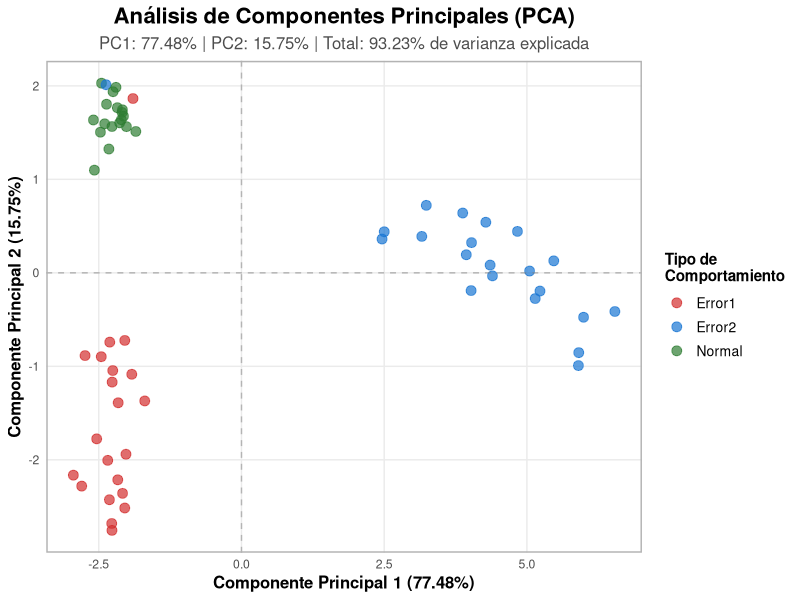
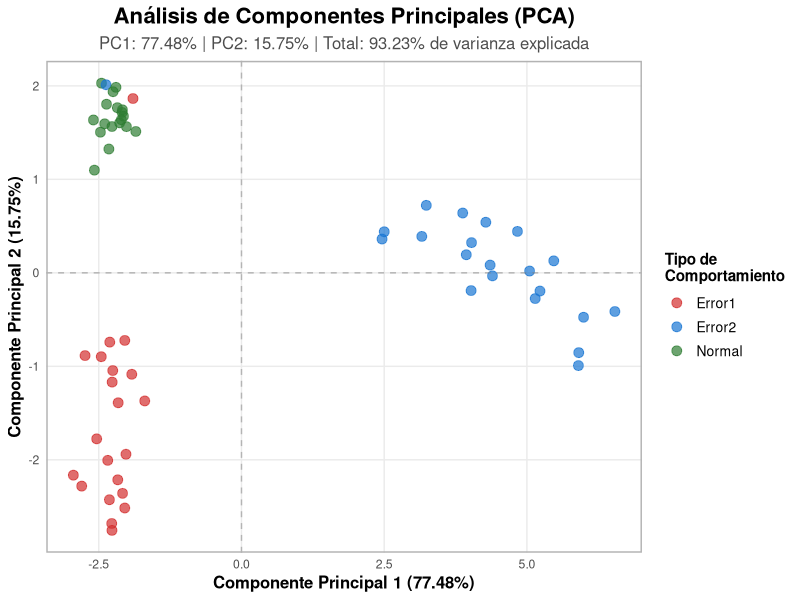
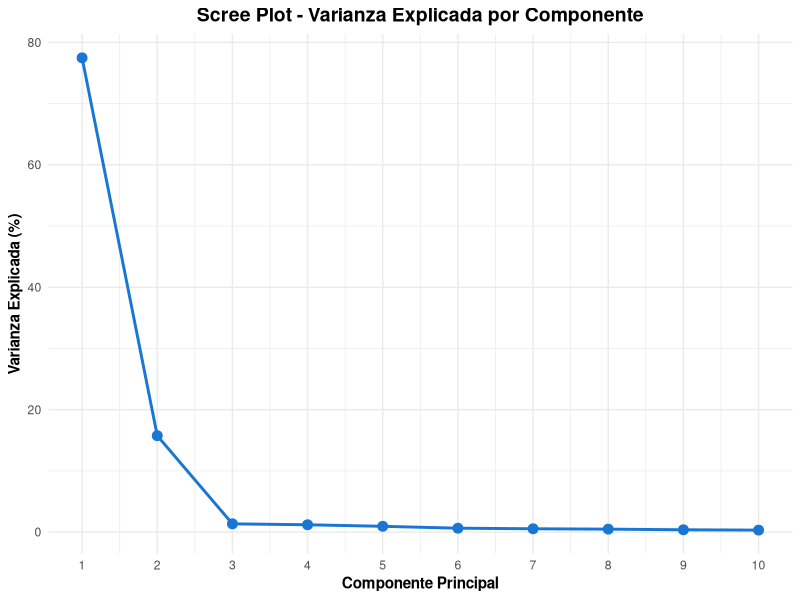

These figures' R source, in order:
# =============================================================================
# ANÁLISIS DE COMPONENTES PRINCIPALES (PCA)
# Ejercicio: Detección de patrones en datos de sensores
# =============================================================================

# 1. CARGAR LIBRERÍAS NECESARIAS
# =============================================================================
library(tidyverse)
library(ggplot2)

# Crear carpeta output si no existe
if (!dir.exists("output")) {
  dir.create("output")
}

# 2. LEER EL ARCHIVO DE DATOS
# =============================================================================
# Leer el archivo componentes.csv
datos <- read.csv("componentes.csv", header = TRUE)

# Explorar la estructura de los datos
cat("=== ESTRUCTURA DE LOS DATOS ===\n")
cat("Dimensiones:", dim(datos), "\n")
cat("Primeras filas:\n")
print(head(datos))
cat("\nTipos de comportamiento:\n")
print(table(datos$type))

# 3. PREPARAR DATOS PARA PCA
# =============================================================================
# Separar las variables predictoras (X1-X14) de la variable tipo
variables_sensores <- datos %>% 
  select(X1:X14)  # Seleccionar solo las columnas de sensores

tipo_comportamiento <- datos$type  # Guardar la variable tipo

# Verificar datos
cat("\n=== DATOS DE SENSORES ===\n")
cat("Dimensiones de variables sensores:", dim(variables_sensores), "\n")
cat("Resumen estadístico:\n")
print(summary(variables_sensores))

# 4. CALCULAR COMPONENTES PRINCIPALES
# =============================================================================
cat("\n=== ANÁLISIS DE COMPONENTES PRINCIPALES ===\n")

# Realizar PCA (centrado y escalado de datos)
pca_resultado <- prcomp(variables_sensores, 
                        center = TRUE,   # Centrar los datos (restar media)
                        scale. = TRUE)   # Escalar los datos (dividir por SD)

# Ver resumen del PCA
cat("\nResumen del PCA:\n")
print(summary(pca_resultado))

# 5. CALCULAR LA CONTRIBUCIÓN (ENERGÍA) DE LOS PRIMEROS 2 COMPONENTES
# =============================================================================
# Obtener la varianza explicada por cada componente
varianza_explicada <- pca_resultado$sdev^2
proporcion_varianza <- varianza_explicada / sum(varianza_explicada)
proporcion_acumulada <- cumsum(proporcion_varianza)

# Crear tabla de contribución
tabla_varianza <- data.frame(
  Componente = paste0("PC", 1:length(proporcion_varianza)),
  Varianza = varianza_explicada,
  Proporcion = proporcion_varianza * 100,
  Proporcion_Acumulada = proporcion_acumulada * 100
)

cat("\n=== CONTRIBUCIÓN DE COMPONENTES PRINCIPALES ===\n")
print(tabla_varianza[1:5, ], row.names = FALSE)

# Contribución de los primeros 2 componentes
energia_pc1 <- proporcion_varianza[1] * 100
energia_pc2 <- proporcion_varianza[2] * 100
energia_total_2pc <- proporcion_acumulada[2] * 100

cat("\n=== ENERGÍA DE LOS PRIMEROS 2 COMPONENTES ===\n")
cat(sprintf("PC1 explica: %.2f%% de la varianza\n", energia_pc1))
cat(sprintf("PC2 explica: %.2f%% de la varianza\n", energia_pc2))
cat(sprintf("PC1 + PC2 explican: %.2f%% de la varianza total\n", energia_total_2pc))

# 6. OBTENER DATOS ROTADOS (SCORES)
# =============================================================================
# Extraer las coordenadas en el espacio de componentes principales
datos_rotados <- as.data.frame(pca_resultado$x)

# Agregar la variable tipo
datos_rotados$type <- tipo_comportamiento

cat("\n=== DATOS ROTADOS (primeras filas) ===\n")
print(head(datos_rotados[, c("PC1", "PC2", "type")]))

# 7. VISUALIZACIÓN: GRÁFICO DE LOS PRIMEROS 2 COMPONENTES
# =============================================================================
cat("\n=== GENERANDO VISUALIZACIÓN ===\n")

# Crear gráfico con colores según el tipo de comportamiento
plot_pca <- ggplot(datos_rotados, aes(x = PC1, y = PC2, color = type)) +
  geom_point(size = 3, alpha = 0.7) +
  
  # Etiquetas y título
  labs(
    title = "Análisis de Componentes Principales (PCA)",
    subtitle = sprintf("PC1: %.2f%% | PC2: %.2f%% | Total: %.2f%% de varianza explicada",
                      energia_pc1, energia_pc2, energia_total_2pc),
    x = sprintf("Componente Principal 1 (%.2f%%)", energia_pc1),
    y = sprintf("Componente Principal 2 (%.2f%%)", energia_pc2),
    color = "Tipo de\nComportamiento"
  ) +
  
  # Colores personalizados
  scale_color_manual(values = c("Normal" = "#2E7D32",    # Verde
                                "Error1" = "#D32F2F",    # Rojo
                                "Error2" = "#1976D2")) + # Azul
  
  # Tema
  theme_minimal() +
  theme(
    plot.title = element_text(size = 16, face = "bold", hjust = 0.5),
    plot.subtitle = element_text(size = 12, hjust = 0.5, color = "gray30"),
    axis.title = element_text(size = 12, face = "bold"),
    legend.title = element_text(size = 11, face = "bold"),
    legend.text = element_text(size = 10),
    panel.grid.minor = element_blank(),
    panel.border = element_rect(color = "gray70", fill = NA, size = 1)
  ) +
  
  # Agregar líneas de referencia en el origen
  geom_hline(yintercept = 0, linetype = "dashed", color = "gray50", alpha = 0.5) +
  geom_vline(xintercept = 0, linetype = "dashed", color = "gray50", alpha = 0.5)

# Mostrar el gráfico
print(plot_pca)

# 8. GUARDAR LA FIGURA EN LA CARPETA OUTPUT
# =============================================================================
# Guardar en alta resolución
ggsave(
  filename = "output/PCA_analisis_sensores.png",
  plot = plot_pca,
  width = 10,
  height = 8,
  dpi = 300,
  units = "in"
)

cat("\n=== FIGURA GUARDADA ===\n")
cat("Archivo guardado en: output/PCA_analisis_sensores.png\n")

# 9. ANÁLISIS DE POSIBLES DATOS MAL ETIQUETADOS
# =============================================================================
cat("\n=== ANÁLISIS DE POSIBLES DATOS MAL ETIQUETADOS ===\n")

# Identificar puntos que podrían estar mal etiquetados
# Basándonos en la distancia a los centroides de cada grupo

# Calcular centroides por grupo
centroides <- datos_rotados %>%
  group_by(type) %>%
  summarise(
    centro_PC1 = mean(PC1),
    centro_PC2 = mean(PC2),
    .groups = 'drop'
  )

cat("\nCentroides de cada grupo:\n")
print(centroides)

# Función para calcular distancia euclidiana
calcular_distancia <- function(x1, y1, x2, y2) {
  sqrt((x1 - x2)^2 + (y1 - y2)^2)
}

# Para cada punto, calcular distancia a su propio centroide
datos_con_distancias <- datos_rotados %>%
  left_join(centroides, by = "type", suffix = c("", "_centroide")) %>%
  mutate(
    distancia_propio_centroide = calcular_distancia(PC1, PC2, 
                                                     centro_PC1, centro_PC2)
  )

# Identificar outliers (puntos muy alejados de su grupo)
# Usar criterio de 2 desviaciones estándar
outliers_por_grupo <- datos_con_distancias %>%
  group_by(type) %>%
  mutate(
    media_dist = mean(distancia_propio_centroide),
    sd_dist = sd(distancia_propio_centroide),
    es_outlier = distancia_propio_centroide > (media_dist + 2 * sd_dist)
  ) %>%
  filter(es_outlier) %>%
  select(type, PC1, PC2, distancia_propio_centroide)

if (nrow(outliers_por_grupo) > 0) {
  cat("\nPosibles datos mal etiquetados (outliers):\n")
  print(outliers_por_grupo)
  cat(sprintf("\nTotal de posibles datos mal etiquetados: %d\n", nrow(outliers_por_grupo)))
} else {
  cat("\nNo se detectaron outliers evidentes.\n")
}

# 10. GRÁFICO ADICIONAL: SCREE PLOT
# =============================================================================
# Crear scree plot para ver la importancia de cada componente
scree_data <- data.frame(
  Componente = 1:length(proporcion_varianza),
  Varianza_Explicada = proporcion_varianza * 100
)

plot_scree <- ggplot(scree_data[1:10, ], aes(x = Componente, y = Varianza_Explicada)) +
  geom_line(color = "#1976D2", size = 1) +
  geom_point(color = "#1976D2", size = 3) +
  labs(
    title = "Scree Plot - Varianza Explicada por Componente",
    x = "Componente Principal",
    y = "Varianza Explicada (%)"
  ) +
  theme_minimal() +
  theme(
    plot.title = element_text(size = 14, face = "bold", hjust = 0.5),
    axis.title = element_text(size = 11, face = "bold")
  ) +
  scale_x_continuous(breaks = 1:10)

# Guardar scree plot
ggsave(
  filename = "output/PCA_scree_plot.png",
  plot = plot_scree,
  width = 8,
  height = 6,
  dpi = 300,
  units = "in"
)

cat("\nScree plot guardado en: output/PCA_scree_plot.png\n")

# 11. RESUMEN FINAL
# =============================================================================
cat("\n=== RESUMEN FINAL ===\n")
cat("1. Se analizaron", nrow(datos), "observaciones con", ncol(variables_sensores), "sensores\n")
cat("2. Los primeros 2 componentes explican el", round(energia_total_2pc, 2), "% de la varianza\n")
cat("3. Se identificaron", length(unique(tipo_comportamiento)), "tipos de comportamiento\n")
cat("4. Las figuras se guardaron en la carpeta 'output/'\n")
cat("\n=== ANÁLISIS COMPLETADO ===\n")